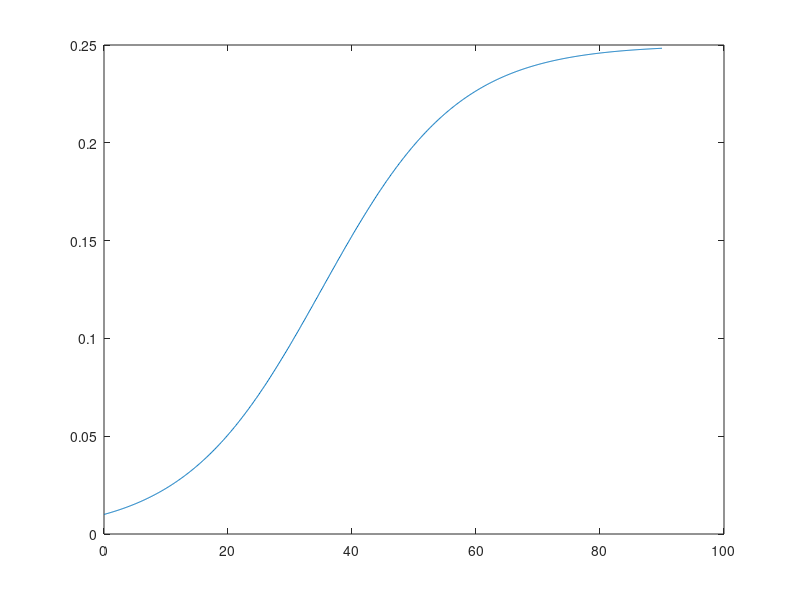

The MATLAB source for this figure:
clear

H = 0.25; %tank height
L = 1; %tank length
%z0 = 0.125;
%eta0 = 0.0825;
%initial_amplitude = eta0;
thickness = 0.005;
%gprime = 9.81*0.01;


starttime = 0;
maxtime = 90;
numouts = 900;
t = linspace(starttime,maxtime,numouts);
dt = maxtime/numouts;

z = zeros(1,numouts);
z(1) = 2*thickness;

myk = 0;
myeps = 1/11;
mymu = 1/0.25; 

for ii = 1:numouts-1
    
    f = myeps*z(ii).*(1-mymu*L*z(ii)) + myk;
    z(ii+1) = z(ii) + dt*f;
    
end
plot(t,z)%,axis([0 90 1 3])
%hold on
%plot(t,0.1*t + z(1))